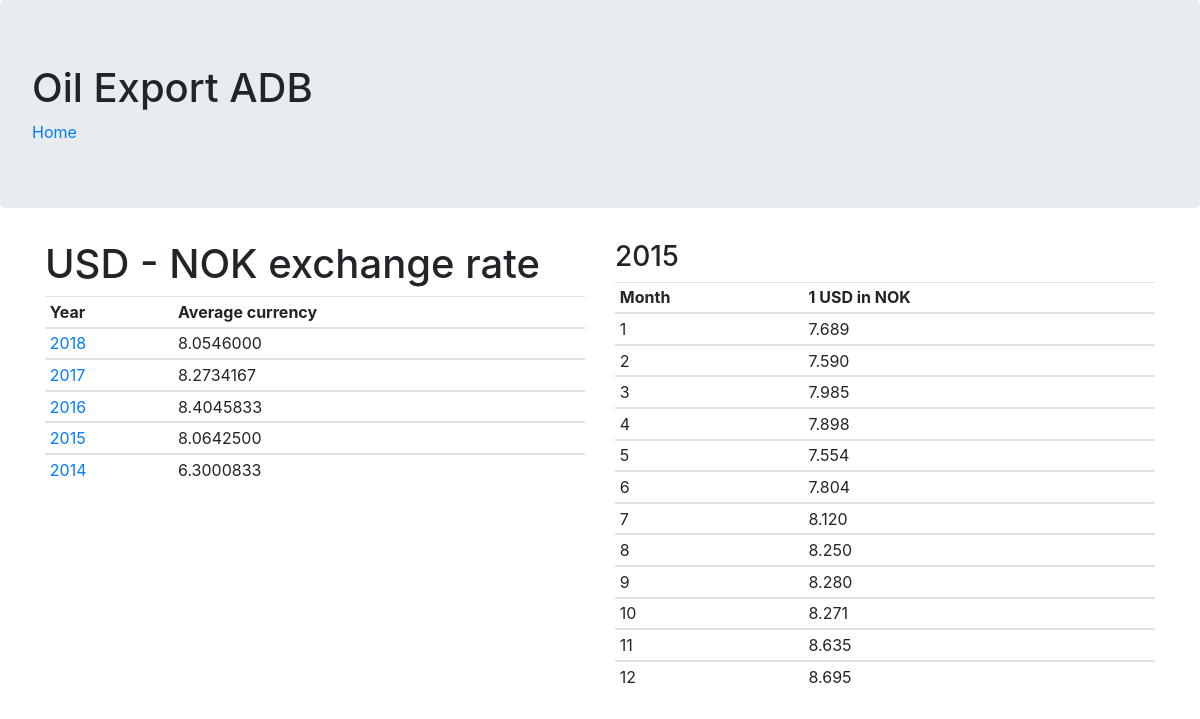
Screenshot of /adb/web_mysql/stat4.php?year=2015 with the database file from the repository.
### tables this page shows
create table currency_dim (
  month int not null check (month > 0 and month < 13),
  year int not null check (year > 1970 and year < 2100),
  usdprice numeric(8,3) not null check (usdprice > 1 and usdprice < 20),
  primary key(year, month)
);

### adb/web_mysql/stat4.php (the view, shortened to what this page needs)
<html>
	<head>
		<link href="https://stackpath.bootstrapcdn.com/bootstrap/4.1.3/css/bootstrap.min.css" rel="stylesheet">
	</head>
	<body>
	    <div class='jumbotron'>
			<h1>Oil Export ADB</h1>
			<a href="stat1.php">Home</a>
		</div>
		<?php
		    function openConnection()
		    {
				$config = parse_ini_file('./config.ini');
				$servername = $config['servername'];
				$username = $config['username'];
				$password = $config['password'];
				$dbname = $config['dbname'];
				$conn = new mysqli($servername, $username, $password, $dbname);
				return $conn;
		    }
			function getYearUrlparam()
			{
				 $yyyy = $_GET['year'];
				 return $yyyy;
			}
			function createYearlySql()
			{
				return "select year, AVG(usdprice) as avgusd from currency_dim group by year order by year desc";
			}
			function createSql($year)
			{
				return "select c.month, c.year, c.usdprice " .
				"from currency_dim c " .
				"where c.year={$year} " .
				"order by c.month";
			}
			function displayData($avgusdQry, $getQry, $year)
			{
				echo "<div class='container'>";
				echo "<div class='row'>";
				echo "<div class='col-md-6'>";
				echo "<h1>USD - NOK exchange rate</h1>";
				echo "<table class='table table-sm table-hover'>";
				echo "<thead><tr><th>Year</th><th>Average currency</th></tr></thead>";
				while($row = $avgusdQry->fetch_assoc())
				{
					echo "<tbody><tr>";
					echo "<td><a href='stat4.php?year={$row["year"]}'>" . $row["year"] . "</a></td>";
					echo "<td>" . $row["avgusd"] . "</td>";
					echo "</tr></tbody>";
				}
				echo "</table>";
				echo "<div id='chartContainer1' style='height: 370px; width: 100%;'></div>";
				echo "</div>";
				echo "<div class='col-md-6'>";
				echo "<h3>{$year}</h3>";
				echo "<table class='table table-sm table-hover'>";
				echo "<thead><tr><th>Month</th><th>1 USD in NOK</th></tr></thead>";
				while($row = $getQry->fetch_assoc())
				{
					echo "<tbody><tr>";
					echo "<td>" . $row["month"] . "</td>";
					echo "<td>" . $row["usdprice"] . "</td>";
					echo "</tr></tbody>";
				}
				 echo "</table>";
				 echo "</div>";
				 echo "</div>";
				 echo "</div>";
			}
			$conn = openConnection();
			$year = getYearUrlparam();
			$avgusdQry = $conn->query(createYearlySql());
			$sql = createSql($year);
			$getQry = $conn->query($sql);
			displayData($avgusdQry, $getQry, $year);
		?>
	</body>
</html>

### rows the page displays
currency_dim: month "1", usdprice "7.689"
currency_dim: month "2", usdprice "7.590"
currency_dim: month "3", usdprice "7.985"
currency_dim: month "4", usdprice "7.898"
currency_dim: month "5", usdprice "7.554"
currency_dim: month "6", usdprice "7.804"
currency_dim: month "7", usdprice "8.120"
currency_dim: month "8", usdprice "8.250"
currency_dim: month "9", usdprice "8.280"
currency_dim: month "10", usdprice "8.271"
currency_dim: month "11", usdprice "8.635"
currency_dim: month "12", usdprice "8.695"

### other values shown
$row["year"] "2018"
$row["avgusd"] "8.0546000"
$row["year"] "2017"
$row["avgusd"] "8.2734167"
$row["year"] "2016"
$row["avgusd"] "8.4045833"
$row["year"] "2015"
$row["avgusd"] "8.0642500"
$row["year"] "2014"
$row["avgusd"] "6.3000833"
$year "2015"
